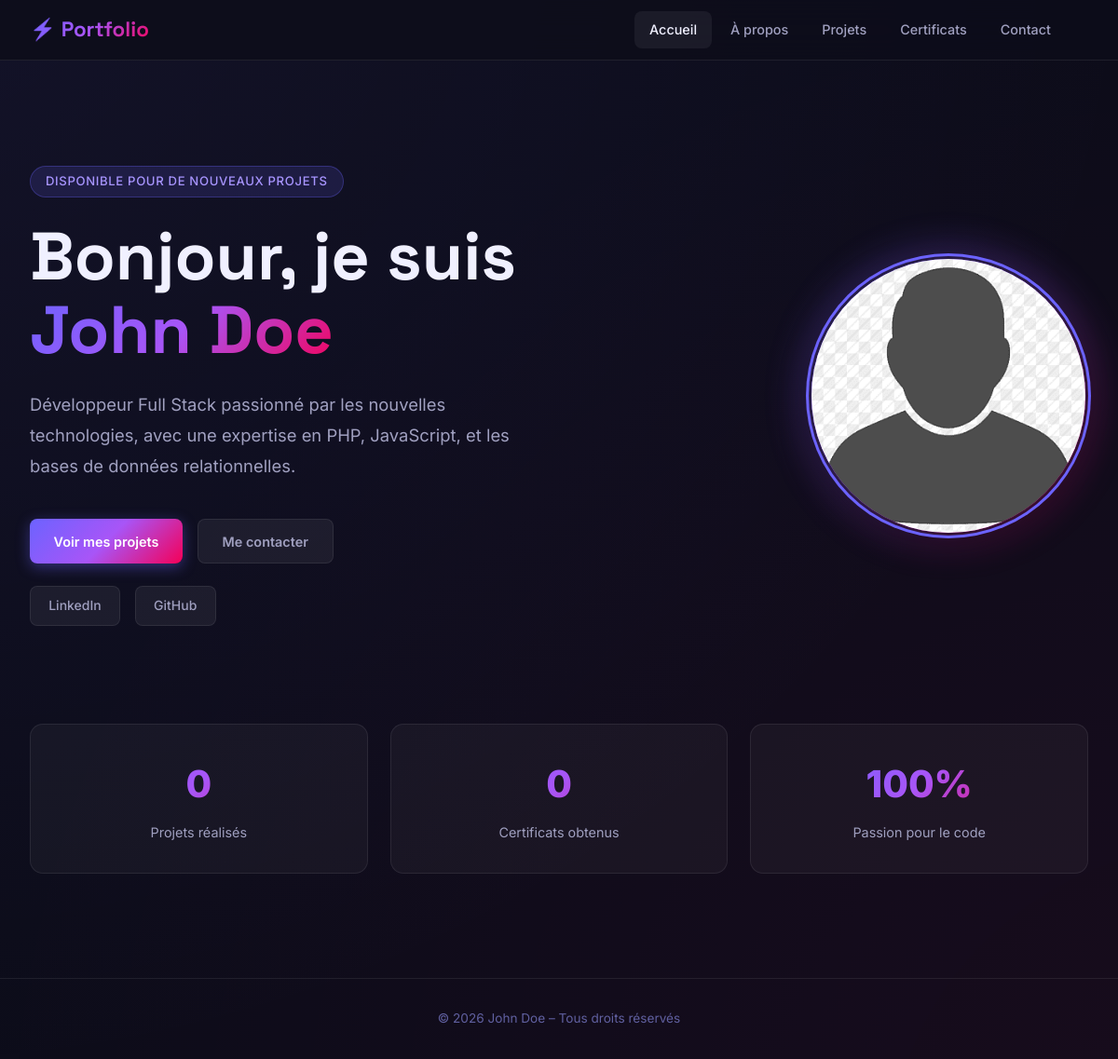
Before: / with the older database file.
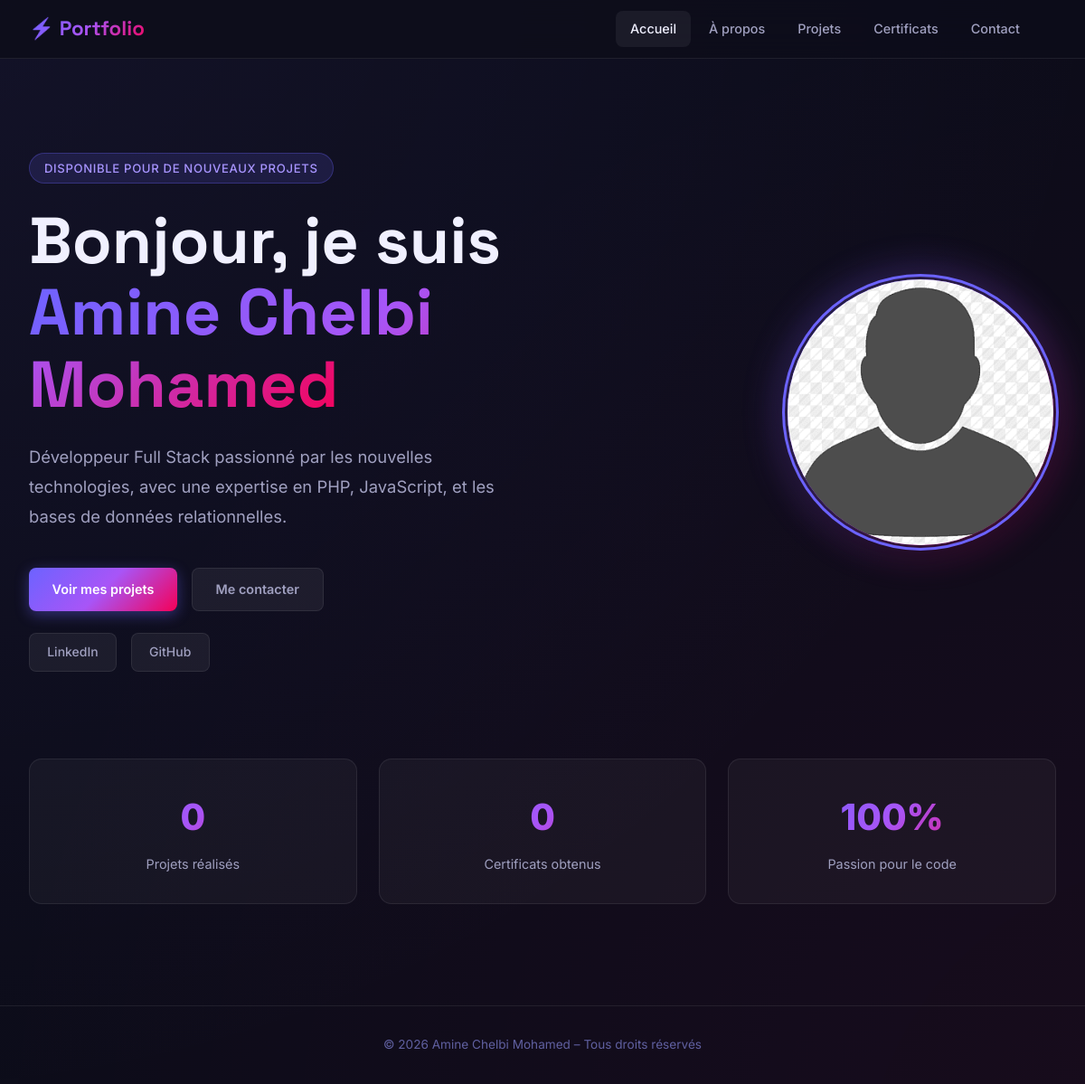
After: the same page with the newer database file.
### tables this page shows
CREATE TABLE IF NOT EXISTS infos_personnelles (
    id INT PRIMARY KEY AUTO_INCREMENT,
    nom VARCHAR(50) NOT NULL,
    prenom VARCHAR(50) NOT NULL,
    description TEXT,
    photo VARCHAR(255),
    cv VARCHAR(255),
    linkedin VARCHAR(255),
    github VARCHAR(255));

### index.php (the view, shortened to what this page needs)
<?php
require_once 'db.php';
include  'menu.php';
$info = mysqli_fetch_assoc(mysqli_query($conn, "SELECT * FROM infos_personnelles LIMIT 1"));
?>
<!DOCTYPE html>
<html lang="fr">
<head>
    <link rel="stylesheet" href="css/style.css">
</head>
<body>
<div class="container">
    <section class="hero">
        <div class="hero-text animate-in">
            <div class="hero-badge">Disponible pour de nouveaux projets</div>
            <h1>
                Bonjour, je suis<br>
                <span class="gradient-text">
                    <?= $info ? htmlspecialchars($info['prenom'] . ' ' . $info['nom']) : 'Votre Nom' ?>
                </span>
            </h1>
            <p class="hero-desc">
                <?= $info && $info['description']
                    ? htmlspecialchars($info['description'])
                    : 'Développeur passionné par la création de solutions numériques innovantes.' ?>
            </p>
            <div class="hero-actions">
                <a href="projets.php" class="btn btn-primary">Voir mes projets</a>
                <a href="contact.php" class="btn btn-secondary">Me contacter</a>
            </div>
            <div class="social-links">
                <?php if ($info && $info['linkedin']): ?>
                <a href="<?= htmlspecialchars($info['linkedin']) ?>" target="_blank" class="social-btn">
                    LinkedIn
                </a>
                <?php endif; ?>
                <?php if ($info && $info['github']): ?>
                <a href="<?= htmlspecialchars($info['github']) ?>" target="_blank" class="social-btn">
                    GitHub
                </a>
                <?php endif; ?>
            </div>
        </div>
        <div class="hero-image animate-in">
            <?php if ($info && $info['photo']): ?>
                <img src="fichiers/<?= htmlspecialchars($info['photo']) ?>" alt="Photo de profil">
            <?php else: ?>
                <img src="fichiers/profile.png" alt="Photo de profil par défaut">
            <?php endif; ?>
        </div>
    </section>
    <?php
    $nb_projets = mysqli_num_rows(mysqli_query($conn, "SELECT id FROM projets"));
    $nb_certs   = mysqli_num_rows(mysqli_query($conn, "SELECT id FROM certificats"));
    ?>
    <div style="display:grid;grid-template-columns:repeat(auto-fit,minmax(180px,1fr));gap:1.5rem;margin:2rem 0 3rem">
        <div class="info-block" style="text-align:center">
            <div style="font-size:2.5rem;font-weight:800;background:var(--accent-grad);-webkit-background-clip:text;-webkit-text-fill-color:transparent;background-clip:text"><?= $nb_projets ?></div>
            <div style="color:var(--text-secondary);font-size:0.9rem;margin-top:0.5rem">Projets réalisés</div>
        </div>
        <div class="info-block" style="text-align:center">
            <div style="font-size:2.5rem;font-weight:800;background:var(--accent-grad);-webkit-background-clip:text;-webkit-text-fill-color:transparent;background-clip:text"><?= $nb_certs ?></div>
            <div style="color:var(--text-secondary);font-size:0.9rem;margin-top:0.5rem">Certificats obtenus</div>
        </div>
        <div class="info-block" style="text-align:center">
            <div style="font-size:2.5rem;font-weight:800;background:var(--accent-grad);-webkit-background-clip:text;-webkit-text-fill-color:transparent;background-clip:text">100%</div>
            <div style="color:var(--text-secondary);font-size:0.9rem;margin-top:0.5rem">Passion pour le code</div>
        </div>
    </div>
</div>
<footer>
    <p>© <?= date('Y') ?> <?= $info ? htmlspecialchars($info['prenom'].' '.$info['nom']) : 'Portfolio' ?> – Tous droits réservés</p>
</footer>
</body>
</html>

### menu.php (shortened to what this page needs)
<?php
$current = basename($_SERVER['PHP_SELF']);
?>
<nav>
    <div class="nav-inner">
        <a href="index.php" class="nav-brand">
            ⚡ Portfolio
        </a>
        <div class="nav-links-container" id="navLinksContainer">
            <ul class="nav-links">
                <li><a href="index.php"   class="<?= $current=='index.php'    ? 'active':'' ?>">Accueil</a></li>
                <li><a href="apropos.php"   class="<?= $current=='apropos.php'    ? 'active':'' ?>">À propos</a></li>
                <li><a href="projets.php"   class="<?= $current=='projets.php'    ? 'active':'' ?>">Projets</a></li>
                <li><a href="certificats.php" class="<?= $current=='certificats.php' ? 'active':'' ?>">Certificats</a></li>
                <li><a href="contact.php"   class="<?= $current=='contact.php'    ? 'active':'' ?>">Contact</a></li>
            </ul>
        </div>
    </div>
</nav>

Changed rows visible on the page:
changed infos_personnelles: prenom+nom "John Doe" → "Amine Chelbi Mohamed"; photo: picture added
